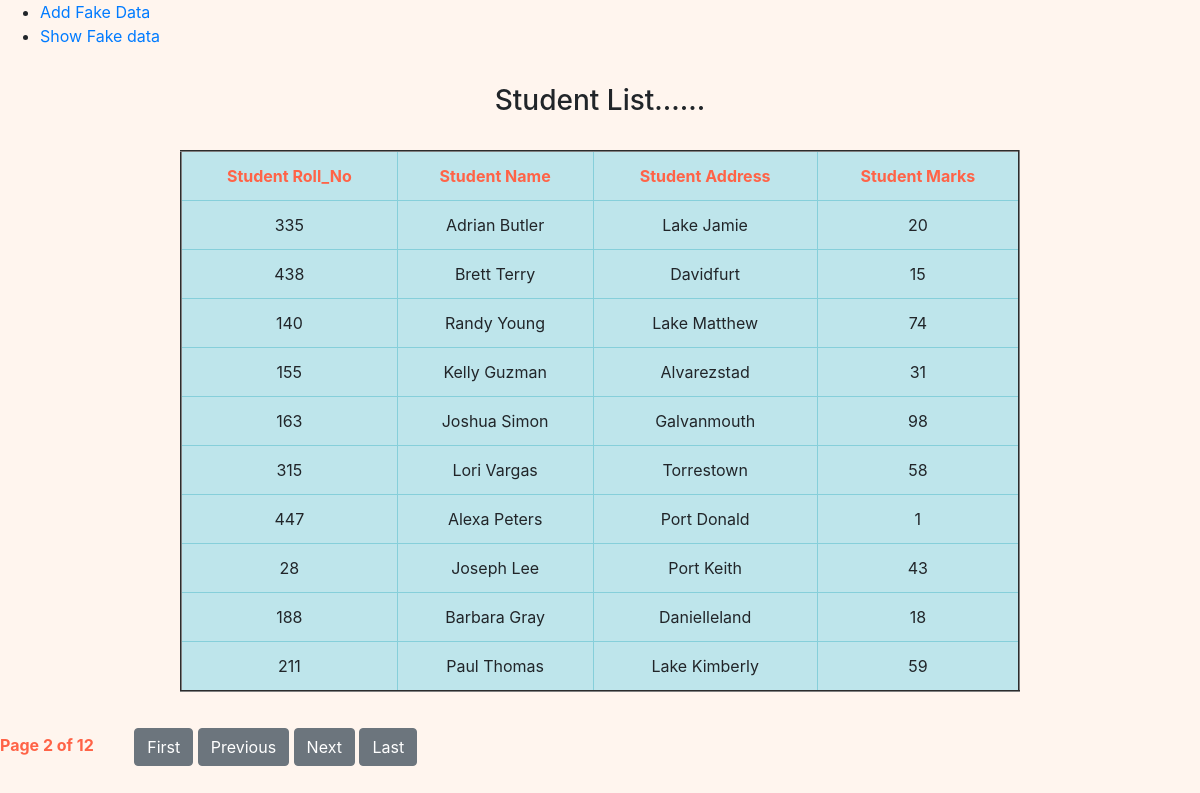
/pagination/?page=2, run on the app's committed database.
### firstapp/models.py (models this page shows)
class Student(models.Model):
    rollno=models.IntegerField()
    name=models.CharField(max_length=100)
    address=models.CharField(max_length=100)
    marks=models.IntegerField()

### firstapp/views.py (the view)
# urls.py: path('pagination/',Paginationshowview,name='pagination')
def Paginationshowview(request):
    stu=Student.objects.all()
    paginator=Paginator(stu,10)
    page_no=request.GET.get('page',1)
    obj=paginator.get_page(page_no)
    template_name='firstapp/pagination.html'
    context={'obj':obj}
    return render(request,template_name,context)

### templates/firstapp/pagination.html (shortened to what this page needs)
{% extends 'firstapp/base.html' %}
{% block content %}
<div style="width: 70%; margin: 3% 15%;">
    <h3 style="text-align: center;">Student List......</h3><br>
    <table border="2px" class="table table-info">
        <tr style="text-align: center;color:tomato;">
            <th>Student Roll_No</th>
            <th>Student Name</th>
            <th>Student Address</th>
            <th>Student Marks</th>
        </tr>
        {% for i in obj %}
            <tr style="text-align: center;">
                <td>{{i.rollno}}</td>
                <td>{{i.name}}</td>
                <td>{{i.address}}</td>
                <td>{{i.marks}}</td>
            </tr>
        {% endfor %}
    </table>
</div>
<div class="pagination">
    <div class="step-links">
        <span class="current" style="color:tomato;">
            <b>Page {{obj.number}} of {{obj.paginator.num_pages}}</b>
        </span>&nbsp;&nbsp;&nbsp;&nbsp;&nbsp;&nbsp;&nbsp;
            <span>
            {% if obj.has_previous %}
                <a href="{% url 'pagination' %}?page=1"><button class="btn btn-secondary">First</button></a>
                <a href="{% url 'pagination' %}?page={{obj.previous_page_number}}"><button class="btn btn-secondary">Previous</button></a>
            {% endif %}
            {% if obj.has_next %}
            <a href="{% url 'pagination' %}?page={{obj.next_page_number}}"><button class="btn btn-secondary">Next</button></a>
            <a href="{% url 'pagination' %}?page={{obj.paginator.num_pages}}"><button class="btn btn-secondary">Last</button></a>
            {% endif %}
            </span>
    </div>
</div><br><br><br>
{% endblock %}

### data on the page
Student: rollno "335", name "Adrian Butler", address "Lake Jamie", marks "20"
Student: rollno "438", name "Brett Terry", address "Davidfurt", marks "15"
Student: rollno "140", name "Randy Young", address "Lake Matthew", marks "74"
Student: rollno "155", name "Kelly Guzman", address "Alvarezstad", marks "31"
Student: rollno "163", name "Joshua Simon", address "Galvanmouth", marks "98"
Student: rollno "315", name "Lori Vargas", address "Torrestown", marks "58"
Student: rollno "447", name "Alexa Peters", address "Port Donald", marks "1"
Student: rollno "28", name "Joseph Lee", address "Port Keith", marks "43"
Student: rollno "188", name "Barbara Gray", address "Danielleland", marks "18"
Student: rollno "211", name "Paul Thomas", address "Lake Kimberly", marks "59"

### other printed values
{{ obj.number }} "2"
{{ obj.paginator.num_pages }} "12"
